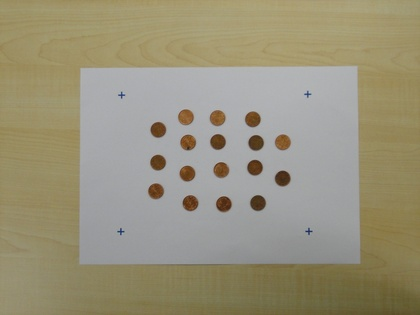
%> input picture code/code/training/001-1.jpg, 420 x 315 px, shrunk from 1024 x 768 before the run
$ octave zwischenabgabe1.m   (GNU Octave 9; MATLAB toolbox functions it lacks are replaced by stand-ins)
%> lines starting %> are read from the running program, lines starting %| are printed output that depends on the picture; in (x1, y1, x2, y2) boxes, pixels count from 0 and x2, y2 are one past the last pixel; in counts of white or black regions, pixels touching at a corner belong together; the program's own positions count from 1
%> further down, I2 is the input picture: size 315x420x3 uint8; mean R, G, B 153.1, 146.5, 122.5
### code/code/backgroundSubtraction.m
function B = backgroundSubtraction(I, t)
    % Set a defaultparameter for t
    if nargin < 2, t = 0.15; end;

    %Convert Image rgb->HSV
    hsv_image = rgb2hsv(I);
%> hsv_image: size 315x420x3 double; mean H, S, V 0.286, 0.228, 0.605

    %Saturation is best used to view only foreground, Saturation is channel
    %2. Create a binary mask by using a threshold on the hsv image:
    binary_mask = hsv_image(:, :, 2) > t;
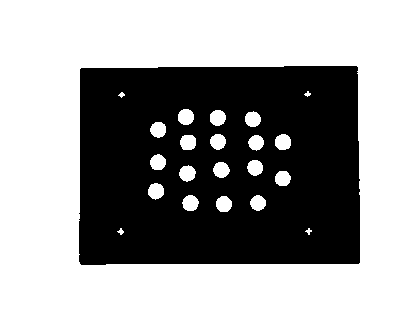
%> binary_mask: size 315x420 logical; 61.1% white; 1 black region, box (x1, y1, x2, y2) and area: (79, 66, 360, 265) 51479

    %If there are any holes in, close them with dilate, then erode by the
    %same amount to get back to the original size

    % SE: Erode/Dilate parameter; Check for a disk shaped region of radius
    % 20, N=6 (Some algorhythm parameter)
    SE = strel('disk', 20, 6);
    binary_mask = imdilate(binary_mask, SE);
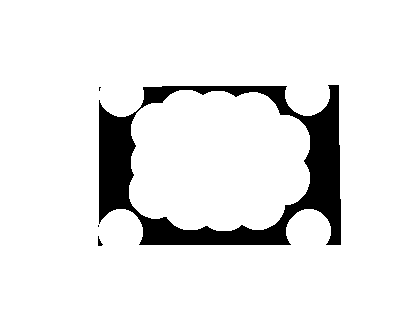
%> binary_mask: size 315x420 logical; 91% white; 4 black regions (2 under 20 px), largest, box (x1, y1, x2, y2) and area: (99, 85, 341, 245) 11834, (98, 236, 103, 246) 26
    binary_mask = imerode(binary_mask, SE);
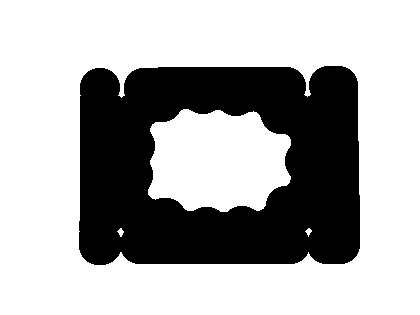
%> binary_mask: size 315x420 logical; 68.1% white; 1 black region, box (x1, y1, x2, y2) and area: (79, 66, 360, 265) 42155
%> pass 2 of the loop `for i=1:numel(trainImageList)`:
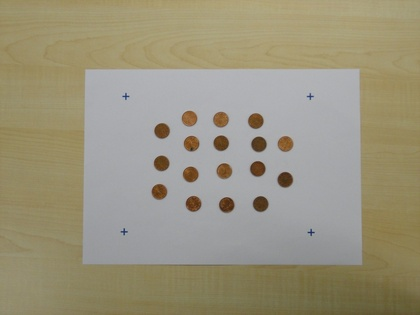
%> input picture code/code/training/001-2.jpg, 420 x 315 px, shrunk from 1024 x 768 before the run
%> I2 is the input picture: size 315x420x3 uint8; mean R, G, B 154.3, 147.6, 124.8
%> hsv_image: size 315x420x3 double; mean H, S, V 0.301, 0.223, 0.611
%> in backgroundSubtraction (call 2), `binary_mask = hsv_image(:, :, 2) > t;`:
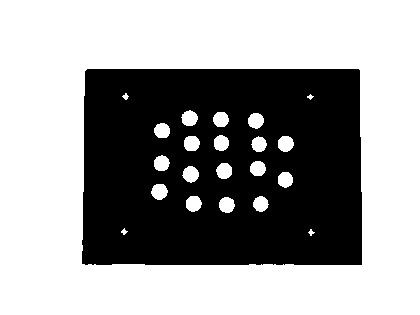
%> binary_mask: size 315x420 logical; 61.6% white; 1 black region, box (x1, y1, x2, y2) and area: (82, 69, 362, 265) 50815
%> in backgroundSubtraction (call 2), `binary_mask = imerode(binary_mask, SE);`:
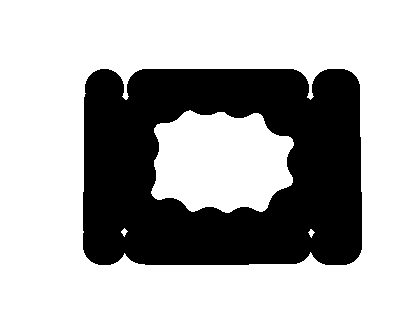
%> binary_mask: size 315x420 logical; 68.5% white; 1 black region, box (x1, y1, x2, y2) and area: (83, 69, 362, 265) 41627
%> pass 3 of the loop `for i=1:numel(trainImageList)`:
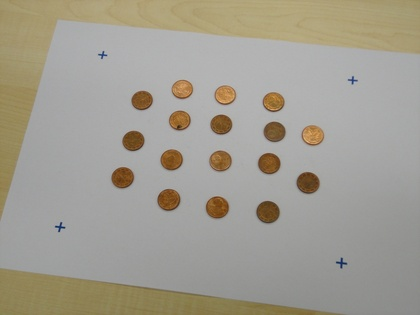
%> input picture code/code/training/001-3.jpg, 420 x 315 px, shrunk from 1024 x 768 before the run
%> I2 is the input picture: size 315x420x3 uint8; mean R, G, B 161.5, 157, 145.4
%> hsv_image: size 315x420x3 double; mean H, S, V 0.152, 0.112, 0.635
%> in backgroundSubtraction (call 3), `binary_mask = hsv_image(:, :, 2) > t;`:
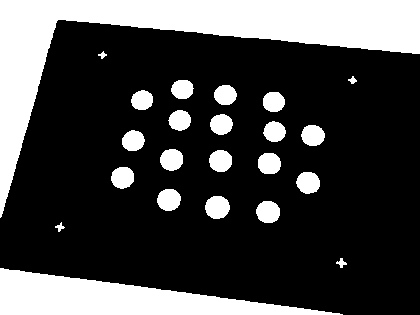
%> binary_mask: size 315x420 logical; 26.8% white; 23 white regions, largest, box (x1, y1, x2, y2) and area: (0, 0, 420, 218) 20351, (0, 268, 343, 315) 8292, (205, 196, 230, 219) 454
%> in backgroundSubtraction (call 3), `binary_mask = imerode(binary_mask, SE);`:
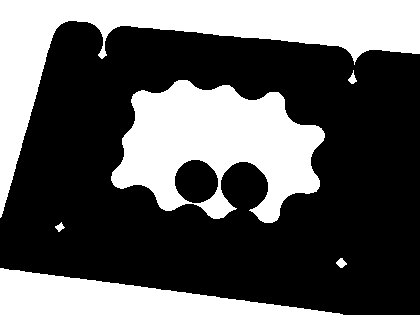
%> binary_mask: size 315x420 logical; 35.7% white; 6 white regions, box (x1, y1, x2, y2) and area: (0, 0, 420, 218) 20846, (111, 80, 325, 223) 17860, (0, 268, 343, 315) 8292, (336, 258, 347, 268) 67, (348, 70, 357, 84) 60, (55, 222, 65, 232) 50
%> the loop made 4 passes; the first 3 are shown

    B = binary_mask;


end

### code/code/saveLists.m
function saveLists(listpath, imageList)
%> called with listpath = './list/'
    for i=1:numel(imageList)
        fileBG = strrep(imageList{i}, 'training', 'training-bg');
        fileBG = strrep(fileBG, 'test', 'test-BG');
        fileCROP = strrep(imageList{i}, 'training', 'training-crop');
        fileCROP = strrep(fileCROP, 'test', 'test-crop');
        sep = strfind(imageList{i}, '/');
        dataname = imageList{i}(sep(numel(sep)):numel(imageList{i})-4);
        fileLIST = [listpath, dataname, 'mat'];
        if(numel(strfind(dataname,'001'))>0), value = 0.01; end;
        if(numel(strfind(dataname,'002'))>0), value = 0.02; end;
        if(numel(strfind(dataname,'005'))>0), value = 0.05; end;
        if(numel(strfind(dataname,'010'))>0), value = 0.10; end;
        if(numel(strfind(dataname,'020'))>0), value = 0.20; end;
        if(numel(strfind(dataname,'050'))>0), value = 0.50; end;
        if(numel(strfind(dataname,'100'))>0), value = 1.00; end;
        if(numel(strfind(dataname,'200'))>0), value = 2.00; end;

        if(exist(fileLIST,'file')==0)
            B = imread(fileBG);
%> B: size 315x420 uint8; min 0, max 255, mean 173.8
            I = imread(fileCROP);
            [coinList, L] = findCoins(B);
%> after the loop in findCoins, `for i=1:numObj`: L: size 315x420 double; every value is 0
            for n=1:coinList.Size,
                coinList.setObjectValue(n,value);
                coinList.setObjectFeature(n,[]);
            end;
%> this loop made 0 passes

            scrsz = get(0,'ScreenSize');
            figure('Position',[1 scrsz(4) scrsz(3) scrsz(4)])
            subplot(1,2,1);
            coinList.show(I);
            subplot(1,2,2);
            coinList.show(B);
            k = waitforbuttonpress();
            close;
            save(fileLIST,'coinList');
        end
    end
%> pass 2 of the loop in saveLists, `for i=1:numel(imageList)`:
%> pass 3 of the loop in saveLists, `for i=1:numel(imageList)`:
%> the loop made 4 passes; the first 3 are shown
end

### code/code/findCoins.m
function [coinList, L] = findCoins(B)
    L        = zeros(size(B));
    coinList = ObjectList();
    numObj   = 0; %this is a dummy
    for i=1:numObj
        L = L+zeros(size(L));    %this is a dummy
        objectSize   = 42;       %this is a dummy
        objectCenter = [08, 15]; %this is a dummy
        coinList.addObject(objectSize,objectCenter);
     end

end

### code/code/getImageLists.m
dataPath = '';
trainImageList = {[dataPath,'training/001-1.jpg'], ...
                  [dataPath,'training/001-2.jpg'], ...
                  [dataPath,'training/001-3.jpg'], ...
                  [dataPath,'training/001-4.jpg']};%, ...
%                   [dataPath,'training/001-5.jpg'], ...
%                   [dataPath,'training/001-6.jpg'], ...
%                   [dataPath,'training/001-7.jpg'],...
%                   [dataPath,'training/002-1.jpg'],...
%                   [dataPath,'training/002-2.jpg'],...
%                   [dataPath,'training/002-3.jpg'],...
%                   [dataPath,'training/005-1.jpg'],...
%                   [dataPath,'training/005-2.jpg'],...
%                   [dataPath,'training/005-3.jpg'],...
%                   [dataPath,'training/005-4.jpg'],...
%                   [dataPath,'training/010-1.jpg'],...
%                   [dataPath,'training/010-2.jpg'],...
%                   [dataPath,'training/010-3.jpg'],...
%                   [dataPath,'training/020-1.jpg'],...
%                   [dataPath,'training/020-2.jpg'],...
%                   [dataPath,'training/020-3.jpg'],...
%                   [dataPath,'training/020-4.jpg'],...
%                   [dataPath,'training/050-1.jpg'],...
%                   [dataPath,'training/050-2.jpg'],...
%                   [dataPath,'training/050-3.jpg'],...
%                   [dataPath,'training/050-4.jpg'],...
%                   [dataPath,'training/100-1.jpg'],...
%                   [dataPath,'training/100-2.jpg'],...
%                   [dataPath,'training/100-3.jpg'],...
%                   [dataPath,'training/100-4.jpg'],...
%                   [dataPath,'training/200-1.jpg'],...
%                   [dataPath,'training/200-2.jpg'],...
%                   [dataPath,'training/200-3.jpg'],...
%                   [dataPath,'training/200-4.jpg']  };
testImageList =  {[dataPath,'test/00-1.jpg'], ...
                  [dataPath,'test/00-2.jpg'], ...
                  [dataPath,'test/00-3.jpg'], ...
                  [dataPath,'test/01-1.jpg'], ...
                  [dataPath,'test/01-2.jpg'], ...
                  [dataPath,'test/01-3.jpg'], ...
                  [dataPath,'test/01-4.jpg'], ...
                  [dataPath,'test/01-5.jpg'], ...
                  [dataPath,'test/01-6.jpg'], ...
                  [dataPath,'test/02-1.jpg'], ...
                  [dataPath,'test/02-2.jpg'], ...
                  [dataPath,'test/02-3.jpg'], ...
                  [dataPath,'test/02-4.jpg'], ...
                  [dataPath,'test/03-1.jpg'], ...
                  [dataPath,'test/03-2.jpg'], ...
                  [dataPath,'test/03-3.jpg'], ...
                  [dataPath,'test/04-1.jpg'], ...
                  [dataPath,'test/04-2.jpg'], ...
                  [dataPath,'test/04-3.jpg'], ...
                  [dataPath,'test/05-1.jpg'], ...
                  [dataPath,'test/05-2.jpg'], ...
                  [dataPath,'test/05-3.jpg'], ...
                  [dataPath,'test/06-1.jpg'], ...
                  [dataPath,'test/06-2.jpg'], ...
                  [dataPath,'test/06-3.jpg'], ...
                  [dataPath,'test/06-4.jpg'], ...
                  [dataPath,'test/07-1.jpg'], ...
                  [dataPath,'test/07-2.jpg'], ...
                  [dataPath,'test/07-3.jpg'], ...
                  [dataPath,'test/08-1.jpg'], ...
                  [dataPath,'test/08-2.jpg'], ...
                  [dataPath,'test/08-3.jpg'], ...
                  [dataPath,'test/09-1.jpg'], ...
                  [dataPath,'test/09-2.jpg'], ...
                  [dataPath,'test/09-3.jpg'], ...
                  [dataPath,'test/10-1.jpg'], ...
                  [dataPath,'test/11-1.jpg'], ...
                  [dataPath,'test/12-1.jpg']};

### code/code/zwischenabgabe1.m
clear;
getImageLists;

for i=1:numel(trainImageList)
    fileBG   = strrep(trainImageList{i}, 'training', 'training-bg');
    fileBG   = strrep(fileBG, 'test', 'test-BG');
    fileCROP = strrep(trainImageList{i}, 'training', 'training-crop');
    fileCROP = strrep(fileCROP, 'test', 'test-crop');
    if(exist(fileCROP,'file')==0)
        I  = imread(trainImageList{i});
        p  = find_marks(I);
        I2 = projectiveCrop(I,p);
        B  = backgroundSubtraction(I2);
        imwrite(I2, fileCROP);
        imwrite(B, fileBG);
    elseif(exist(fileCROP,'file'))
        I2 = imread(fileCROP);
        B  = backgroundSubtraction(I2);
        imwrite(B, fileBG);
    end
end

saveLists('./list/',trainImageList);
